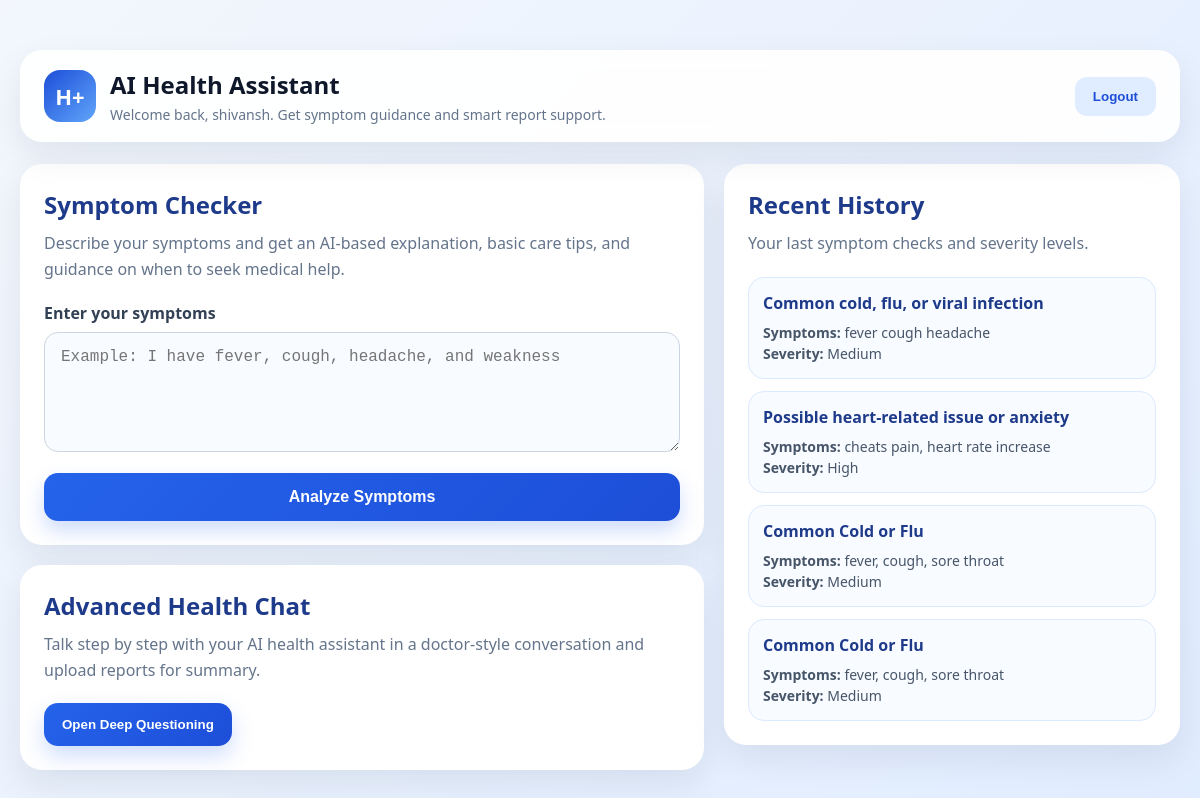
Page / (signed in) on the committed database.
### tables this page shows
CREATE TABLE history (
            id INTEGER PRIMARY KEY AUTOINCREMENT,
            user_id INTEGER,
            symptoms TEXT,
            possible_condition TEXT,
            severity TEXT,
            FOREIGN KEY(user_id) REFERENCES users(id)
        );

### app.py (the view)
@app.route("/")
def home():
    if "user_id" not in session:
        return redirect(url_for("login"))
    history = get_user_history(session["user_id"])
    return render_template(
        "index.html",
        user_name=session["user_name"],
        history=history
    )

### app.py (called while the page is built)
def get_user_history(user_id):
    conn = sqlite3.connect(DB_NAME)
    cursor = conn.cursor()
    cursor.execute("""
        SELECT symptoms, possible_condition, severity
        FROM history
        WHERE user_id = ?
        ORDER BY id DESC
        LIMIT 5
    """, (user_id,))
    rows = cursor.fetchall()
    conn.close()
    history = []
    for row in rows:
        history.append({
            "symptoms": row[0],
            "condition": row[1],
            "severity": row[2]
        })
    return history

### templates/index.html (shortened to what this page needs)
<!DOCTYPE html>
<html lang="en">
<head>
    <link rel="stylesheet" href="{{ url_for('static', filename='style.css') }}">
</head>
<body>
<div class="app-shell">
    <div class="topbar">
        <div class="topbar-left">
            <div class="topbar-logo">H+</div>
            <div>
                <h2>AI Health Assistant</h2>
                <p>Welcome back, {{ user_name }}. Get symptom guidance and smart report support.</p>
            </div>
        </div>
        <a href="/logout"><button class="btn-secondary">Logout</button></a>
    </div>
    <div class="grid-2">
        <div>
            <div class="card">
                <h2 class="section-title">Symptom Checker</h2>
                <p class="section-subtitle">Describe your symptoms and get an AI-based explanation, basic care tips, and guidance on when to seek medical help.</p>
                <form method="POST" action="/predict">
                    <div class="form-group">
                        <label class="form-label">Enter your symptoms</label>
                        <textarea class="form-textarea" name="symptoms" placeholder="Example: I have fever, cough, headache, and weakness" required></textarea>
                    </div>
                    <button class="btn-primary" type="submit">Analyze Symptoms</button>
                </form>
            </div>
            <div class="card">
                <h2 class="section-title">Advanced Health Chat</h2>
                <p class="section-subtitle">Talk step by step with your AI health assistant in a doctor-style conversation and upload reports for summary.</p>
                <a href="/advanced"><button class="action-btn">Open Deep Questioning</button></a>
            </div>
        </div>
        <div>
            <div class="card">
                <h2 class="section-title">Recent History</h2>
                <p class="section-subtitle">Your last symptom checks and severity levels.</p>
                <div class="history-list">
                    {% if history %}
                        {% for item in history %}
                            <div class="history-item">
                                <h4>{{ item.condition }}</h4>
                                <p><strong>Symptoms:</strong> {{ item.symptoms }}</p>
                                <p><strong>Severity:</strong> {{ item.severity }}</p>
                            </div>
                        {% endfor %}
                    {% else %}
                        <div class="history-item">
                            <p>No previous history found yet.</p>
                        </div>
                    {% endif %}
                </div>
            </div>
        </div>
    </div>
</div>
</body>
</html>

### static/style.css (style rules this page uses)
* { margin: 0; padding: 0; box-sizing: border-box; }
body { font-family: "Segoe UI", Arial, sans-serif; background: linear-gradient(135deg, #f3f7fd, #e0ecff); color: #0f172a; min-height: 100vh; }
a { text-decoration: none; }
.form-group { margin-bottom: 16px; }
.form-label { display: block; margin-bottom: 8px; font-weight: 600; color: #334155; }
.form-input, .form-textarea, .file-input { width: 100%; padding: 15px 16px; border: 1px solid #cbd5e1; border-radius: 14px; font-size: 16px; outline: none; transition: all 0.25s ease; background: #f8fbff; }
.form-textarea { resize: vertical; min-height: 120px; }
.btn-primary { width: 100%; border: none; border-radius: 14px; padding: 15px 18px; background: linear-gradient(135deg, #2563eb, #1d4ed8); color: white; font-size: 16px; font-weight: 700; cursor: pointer; transition: transform 0.2s ease, box-shadow 0.2s ease; box-shadow: 0 10px 20px rgba(37, 99, 235, 0.22); }
.app-shell { max-width: 1200px; margin: 30px auto; padding: 20px; }
.topbar { background: rgba(255, 255, 255, 0.92); backdrop-filter: blur(10px); border-radius: 22px; padding: 18px 24px; box-shadow: 0 14px 35px rgba(15, 23, 42, 0.08); display: flex; justify-content: space-between; align-items: center; margin-bottom: 22px; gap: 16px; }
.topbar-left { display: flex; align-items: center; gap: 14px; }
.topbar-logo { width: 52px; height: 52px; border-radius: 16px; background: linear-gradient(135deg, #1d4ed8, #60a5fa); display: flex; align-items: center; justify-content: center; color: white; font-weight: 800; font-size: 22px; overflow: hidden; }
.topbar h2 { font-size: 24px; font-weight: 800; color: #0f172a; }
.topbar p { font-size: 14px; color: #64748b; margin-top: 4px; }
.btn-secondary { border: none; border-radius: 12px; padding: 12px 18px; background: #e0ecff; color: #1d4ed8; font-weight: 700; cursor: pointer; }
.card { background: #ffffff; border-radius: 22px; padding: 24px; box-shadow: 0 14px 35px rgba(15, 23, 42, 0.08); margin-bottom: 20px; }
.section-title { font-size: 24px; font-weight: 800; color: #1e3a8a; margin-bottom: 10px; }
.section-subtitle { color: #64748b; margin-bottom: 20px; line-height: 1.6; }
.grid-2 { display: grid; grid-template-columns: 1.2fr 0.8fr; gap: 20px; }
.history-list { display: flex; flex-direction: column; gap: 12px; }
.history-item { background: #f8fbff; border: 1px solid #dbeafe; border-radius: 16px; padding: 14px; }
.history-item h4 { color: #1e3a8a; margin-bottom: 8px; }
.history-item p { color: #475569; font-size: 14px; line-height: 1.5; }
.action-btn, .upload-row button, .new-chat-btn { border: none; border-radius: 14px; padding: 14px 18px; background: linear-gradient(135deg, #2563eb, #1d4ed8); color: white; font-weight: 700; cursor: pointer; box-shadow: 0 10px 22px rgba(37, 99, 235, 0.22); }

### rows in the picture
history: condition "Common cold, flu, or viral infection", symptoms "fever cough headache", severity "Medium"
history: condition "Possible heart-related issue or anxiety", symptoms "cheats pain, heart rate increase", severity "High"
history: condition "Common Cold or Flu", symptoms "fever, cough, sore throat", severity "Medium"
history: condition "Common Cold or Flu", symptoms "fever, cough, sore throat", severity "Medium"

### other values in the picture
{{ user_name }} "shivansh"
